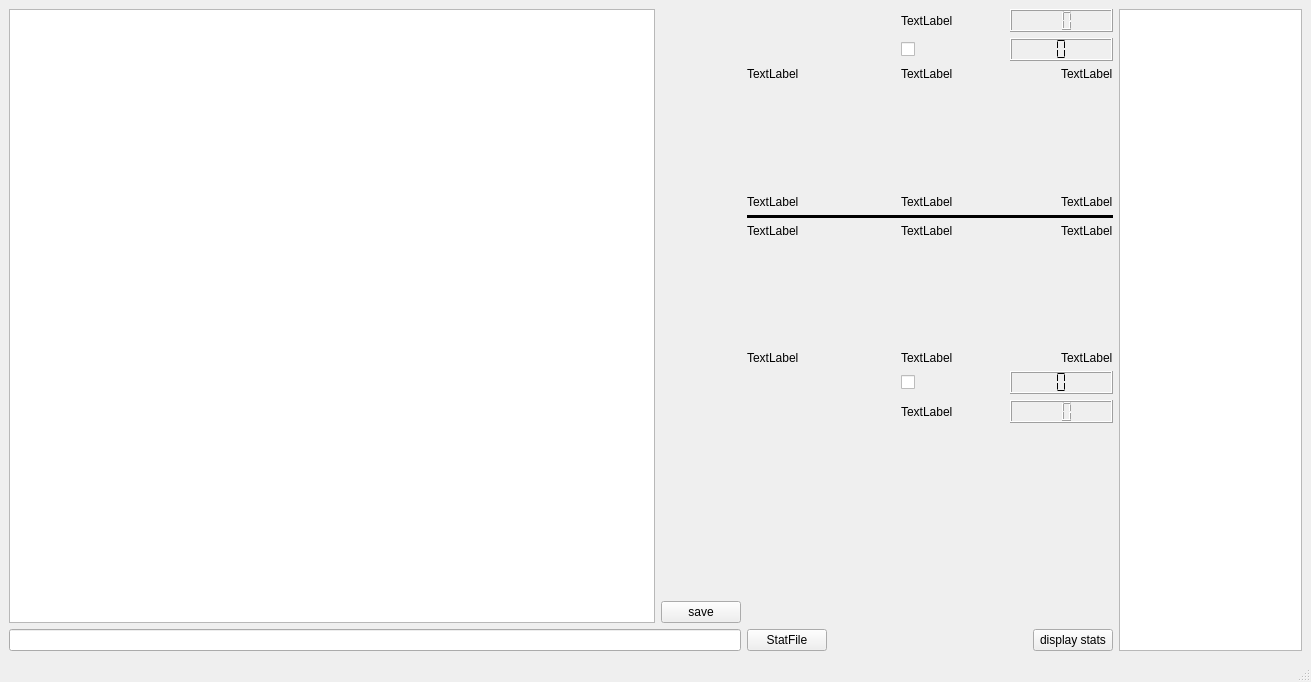
<?xml version="1.0" encoding="UTF-8"?>
<ui version="4.0">
 <class>MainWindow</class>
 <widget class="QMainWindow" name="MainWindow">
  <property name="geometry">
   <rect>
    <x>0</x>
    <y>0</y>
    <width>1311</width>
    <height>682</height>
   </rect>
  </property>
  <property name="windowTitle">
   <string>MainWindow</string>
  </property>
  <widget class="QWidget" name="centralwidget">
   <layout class="QGridLayout" name="gridLayout_9" columnstretch="4,2,1">
    <item row="0" column="0">
     <layout class="QGridLayout" name="gridLayout_7">
      <item row="2" column="0" colspan="2">
       <widget class="QLineEdit" name="lineEdit"/>
      </item>
      <item row="1" column="1">
       <widget class="QPushButton" name="pushButton_2">
        <property name="text">
         <string>save</string>
        </property>
       </widget>
      </item>
      <item row="0" column="1">
       <spacer name="verticalSpacer_3">
        <property name="orientation">
         <enum>Qt::Vertical</enum>
        </property>
        <property name="sizeHint" stdset="0">
         <size>
          <width>20</width>
          <height>40</height>
         </size>
        </property>
       </spacer>
      </item>
      <item row="0" column="0" rowspan="2">
       <widget class="QTextEdit" name="textEdit"/>
      </item>
     </layout>
    </item>
    <item row="0" column="1">
     <layout class="QGridLayout" name="gridLayout_6">
      <item row="4" column="0">
       <layout class="QGridLayout" name="gridLayout_8">
        <item row="1" column="1">
         <spacer name="horizontalSpacer_5">
          <property name="orientation">
           <enum>Qt::Horizontal</enum>
          </property>
          <property name="sizeHint" stdset="0">
           <size>
            <width>40</width>
            <height>20</height>
           </size>
          </property>
         </spacer>
        </item>
        <item row="1" column="2">
         <widget class="QPushButton" name="pushButton">
          <property name="text">
           <string>display stats</string>
          </property>
         </widget>
        </item>
        <item row="1" column="0">
         <widget class="QPushButton" name="pushButton_3">
          <property name="text">
           <string>StatFile</string>
          </property>
         </widget>
        </item>
       </layout>
      </item>
      <item row="0" column="0">
       <layout class="QGridLayout" name="gridLayout">
        <item row="3" column="1">
         <spacer name="horizontalSpacer">
          <property name="orientation">
           <enum>Qt::Horizontal</enum>
          </property>
          <property name="sizeHint" stdset="0">
           <size>
            <width>40</width>
            <height>20</height>
           </size>
          </property>
         </spacer>
        </item>
        <item row="3" column="2">
         <spacer name="verticalSpacer">
          <property name="orientation">
           <enum>Qt::Vertical</enum>
          </property>
          <property name="sizeHint" stdset="0">
           <size>
            <width>20</width>
            <height>40</height>
           </size>
          </property>
         </spacer>
        </item>
        <item row="4" column="2">
         <widget class="QLabel" name="label_4">
          <property name="text">
           <string>TextLabel</string>
          </property>
         </widget>
        </item>
        <item row="3" column="3">
         <spacer name="horizontalSpacer_2">
          <property name="orientation">
           <enum>Qt::Horizontal</enum>
          </property>
          <property name="sizeHint" stdset="0">
           <size>
            <width>40</width>
            <height>20</height>
           </size>
          </property>
         </spacer>
        </item>
        <item row="1" column="0">
         <widget class="QLabel" name="label">
          <property name="text">
           <string>TextLabel</string>
          </property>
         </widget>
        </item>
        <item row="1" column="4">
         <widget class="QLabel" name="label_3">
          <property name="text">
           <string>TextLabel</string>
          </property>
         </widget>
        </item>
        <item row="0" column="2" colspan="3">
         <layout class="QGridLayout" name="gridLayout_4">
          <item row="1" column="1">
           <widget class="QLCDNumber" name="lcdNumber_4">
            <property name="digitCount">
             <number>1</number>
            </property>
            <property name="segmentStyle">
             <enum>QLCDNumber::Flat</enum>
            </property>
           </widget>
          </item>
          <item row="1" column="0">
           <widget class="QCheckBox" name="checkBox">
            <property name="text">
             <string/>
            </property>
           </widget>
          </item>
          <item row="0" column="1">
           <widget class="QLCDNumber" name="lcdNumber">
            <property name="digitCount">
             <number>2</number>
            </property>
            <property name="segmentStyle">
             <enum>QLCDNumber::Filled</enum>
            </property>
           </widget>
          </item>
          <item row="0" column="0">
           <widget class="QLabel" name="label_14">
            <property name="text">
             <string>TextLabel</string>
            </property>
           </widget>
          </item>
         </layout>
        </item>
        <item row="4" column="4">
         <widget class="QLabel" name="label_6">
          <property name="text">
           <string>TextLabel</string>
          </property>
         </widget>
        </item>
        <item row="4" column="0">
         <widget class="QLabel" name="label_5">
          <property name="text">
           <string>TextLabel</string>
          </property>
         </widget>
        </item>
        <item row="1" column="2">
         <widget class="QLabel" name="label_2">
          <property name="text">
           <string>TextLabel</string>
          </property>
         </widget>
        </item>
       </layout>
      </item>
      <item row="2" column="0">
       <layout class="QGridLayout" name="gridLayout_2">
        <item row="0" column="0">
         <widget class="QLabel" name="label_9">
          <property name="text">
           <string>TextLabel</string>
          </property>
         </widget>
        </item>
        <item row="0" column="4">
         <widget class="QLabel" name="label_8">
          <property name="text">
           <string>TextLabel</string>
          </property>
         </widget>
        </item>
        <item row="2" column="2">
         <widget class="QLabel" name="label_10">
          <property name="text">
           <string>TextLabel</string>
          </property>
         </widget>
        </item>
        <item row="1" column="3">
         <spacer name="horizontalSpacer_4">
          <property name="orientation">
           <enum>Qt::Horizontal</enum>
          </property>
          <property name="sizeHint" stdset="0">
           <size>
            <width>40</width>
            <height>20</height>
           </size>
          </property>
         </spacer>
        </item>
        <item row="2" column="4">
         <widget class="QLabel" name="label_12">
          <property name="text">
           <string>TextLabel</string>
          </property>
         </widget>
        </item>
        <item row="2" column="0">
         <widget class="QLabel" name="label_11">
          <property name="text">
           <string>TextLabel</string>
          </property>
         </widget>
        </item>
        <item row="1" column="1">
         <spacer name="horizontalSpacer_3">
          <property name="orientation">
           <enum>Qt::Horizontal</enum>
          </property>
          <property name="sizeHint" stdset="0">
           <size>
            <width>40</width>
            <height>20</height>
           </size>
          </property>
         </spacer>
        </item>
        <item row="1" column="2">
         <spacer name="verticalSpacer_2">
          <property name="orientation">
           <enum>Qt::Vertical</enum>
          </property>
          <property name="sizeHint" stdset="0">
           <size>
            <width>20</width>
            <height>40</height>
           </size>
          </property>
         </spacer>
        </item>
        <item row="0" column="2">
         <widget class="QLabel" name="label_7">
          <property name="text">
           <string>TextLabel</string>
          </property>
         </widget>
        </item>
        <item row="3" column="2" colspan="3">
         <layout class="QGridLayout" name="gridLayout_3">
          <item row="0" column="1">
           <widget class="QLCDNumber" name="lcdNumber_3">
            <property name="autoFillBackground">
             <bool>false</bool>
            </property>
            <property name="digitCount">
             <number>1</number>
            </property>
            <property name="segmentStyle">
             <enum>QLCDNumber::Flat</enum>
            </property>
           </widget>
          </item>
          <item row="1" column="0">
           <widget class="QLabel" name="label_13">
            <property name="text">
             <string>TextLabel</string>
            </property>
           </widget>
          </item>
          <item row="1" column="1">
           <widget class="QLCDNumber" name="lcdNumber_2">
            <property name="lineWidth">
             <number>1</number>
            </property>
            <property name="digitCount">
             <number>2</number>
            </property>
           </widget>
          </item>
          <item row="0" column="0">
           <widget class="QCheckBox" name="checkBox_2">
            <property name="autoFillBackground">
             <bool>false</bool>
            </property>
            <property name="text">
             <string/>
            </property>
           </widget>
          </item>
         </layout>
        </item>
       </layout>
      </item>
      <item row="3" column="0">
       <spacer name="verticalSpacer_4">
        <property name="orientation">
         <enum>Qt::Vertical</enum>
        </property>
        <property name="sizeHint" stdset="0">
         <size>
          <width>20</width>
          <height>40</height>
         </size>
        </property>
       </spacer>
      </item>
      <item row="1" column="0">
       <widget class="Line" name="line">
        <property name="frameShadow">
         <enum>QFrame::Plain</enum>
        </property>
        <property name="lineWidth">
         <number>4</number>
        </property>
        <property name="orientation">
         <enum>Qt::Horizontal</enum>
        </property>
       </widget>
      </item>
     </layout>
    </item>
    <item row="0" column="2">
     <layout class="QGridLayout" name="gridLayout_5">
      <item row="0" column="0">
       <widget class="QTableWidget" name="tableWidget"/>
      </item>
     </layout>
    </item>
   </layout>
  </widget>
  <widget class="QMenuBar" name="menubar">
   <property name="geometry">
    <rect>
     <x>0</x>
     <y>0</y>
     <width>1311</width>
     <height>22</height>
    </rect>
   </property>
  </widget>
  <widget class="QStatusBar" name="statusbar"/>
 </widget>
 <resources/>
 <connections/>
</ui>
